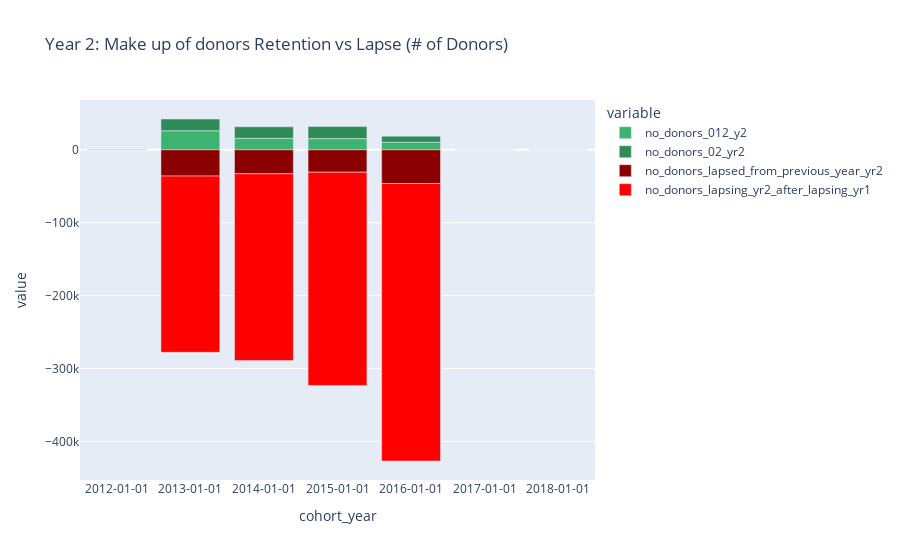

Write notebook code for a chart like this one.
### Code cell
fig = px.bar(renamed_pete_csv_neg, x="cohort_year", y=['no_donors_012_y2', 'no_donors_02_yr2', 'no_donors_lapsed_from_previous_year_yr2', 'no_donors_lapsing_yr2_after_lapsing_yr1'],
            title="Year 2: Make up of donors Retention vs Lapse (# of Donors)", 
             color_discrete_sequence =['mediumseagreen', 'seagreen','darkred','red'])
fig.update_xaxes(type='category')
fig.show()

### Figure 1 — Plotly figure (JSON) as saved in the notebook; plotly's stock layout.template omitted (floating-point values rounded to 4 significant figures)
{"data": [{"alignmentgroup": "True", "hovertemplate": "variable=no_donors_012_y2<br>cohort_year=%{x}<br>value=%{y}<extra></extra>", "legendgroup": "no_donors_012_y2", "marker": {"color": "mediumseagreen"}, "name": "no_donors_012_y2", "offsetgroup": "no_donors_012_y2", "orientation": "v", "showlegend": true, "textposition": "auto", "type": "bar", "x": ["2012-01-01", "2013-01-01", "2014-01-01", "2015-01-01", "2016-01-01", "2017-01-01", "2018-01-01"], "xaxis": "x", "y": [12, 26080, 15739, 15323, 10335, 0, 0], "yaxis": "y"}, {"alignmentgroup": "True", "hovertemplate": "variable=no_donors_02_yr2<br>cohort_year=%{x}<br>value=%{y}<extra></extra>", "legendgroup": "no_donors_02_yr2", "marker": {"color": "seagreen"}, "name": "no_donors_02_yr2", "offsetgroup": "no_donors_02_yr2", "orientation": "v", "showlegend": true, "textposition": "auto", "type": "bar", "x": ["2012-01-01", "2013-01-01", "2014-01-01", "2015-01-01", "2016-01-01", "2017-01-01", "2018-01-01"], "xaxis": "x", "y": [2, 16153, 15786, 16520, 8338, 0, 0], "yaxis": "y"}, {"alignmentgroup": "True", "hovertemplate": "variable=no_donors_lapsed_from_previous_year_yr2<br>cohort_year=%{x}<br>value=%{y}<extra></extra>", "legendgroup": "no_donors_lapsed_from_previous_year_yr2", "marker": {"color": "darkred"}, "name": "no_donors_lapsed_from_previous_year_yr2", "offsetgroup": "no_donors_lapsed_from_previous_year_yr2", "orientation": "v", "showlegend": true, "textposition": "auto", "type": "bar", "x": ["2012-01-01", "2013-01-01", "2014-01-01", "2015-01-01", "2016-01-01", "2017-01-01", "2018-01-01"], "xaxis": "x", "y": [-21, -36050, -32928, -30755, -46202, 0, 0], "yaxis": "y"}, {"alignmentgroup": "True", "hovertemplate": "variable=no_donors_lapsing_yr2_after_lapsing_yr1<br>cohort_year=%{x}<br>value=%{y}<extra></extra>", "legendgroup": "no_donors_lapsing_yr2_after_lapsing_yr1", "marker": {"color": "red"}, "name": "no_donors_lapsing_yr2_after_lapsing_yr1", "offsetgroup": "no_donors_lapsing_yr2_after_lapsing_yr1", "orientation": "v", "showlegend": true, "textposition": "auto", "type": "bar", "x": ["2012-01-01", "2013-01-01", "2014-01-01", "2015-01-01", "2016-01-01", "2017-01-01", "2018-01-01"], "xaxis": "x", "y": [-106, -241786, -256220, -292539, -380721, 0, 0], "yaxis": "y"}], "layout": {"barmode": "relative", "legend": {"title": {"text": "variable"}, "tracegroupgap": 0}, "title": {"text": "Year 2: Make up of donors Retention vs Lapse (# of Donors)"}, "xaxis": {"anchor": "y", "domain": [0, 1], "title": {"text": "cohort_year"}, "type": "category"}, "yaxis": {"anchor": "x", "domain": [0, 1], "title": {"text": "value"}}}}
